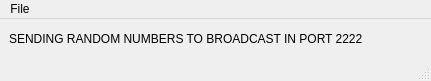
<?xml version="1.0" encoding="UTF-8"?>
<ui version="4.0">
 <class>MainWindow</class>
 <widget class="QMainWindow" name="MainWindow">
  <property name="geometry">
   <rect>
    <x>0</x>
    <y>0</y>
    <width>431</width>
    <height>81</height>
   </rect>
  </property>
  <property name="windowTitle">
   <string>MainWindow</string>
  </property>
  <widget class="QWidget" name="centralwidget">
   <layout class="QGridLayout" name="gridLayout">
    <item row="0" column="0">
     <widget class="QLabel" name="label">
      <property name="text">
       <string>SENDING RANDOM NUMBERS TO BROADCAST IN PORT 2222</string>
      </property>
     </widget>
    </item>
   </layout>
  </widget>
  <widget class="QMenuBar" name="menubar">
   <property name="geometry">
    <rect>
     <x>0</x>
     <y>0</y>
     <width>431</width>
     <height>22</height>
    </rect>
   </property>
   <widget class="QMenu" name="menuFile">
    <property name="title">
     <string>File</string>
    </property>
    <addaction name="actionClose"/>
   </widget>
   <addaction name="menuFile"/>
  </widget>
  <widget class="QStatusBar" name="statusbar"/>
  <action name="actionClose">
   <property name="text">
    <string>Close</string>
   </property>
  </action>
 </widget>
 <resources/>
 <connections/>
</ui>
